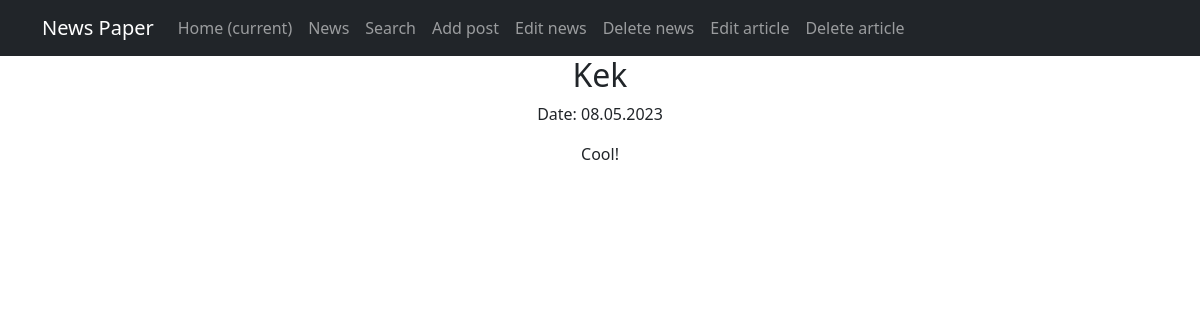
/news/33/, run on the app's committed database.
### news/models.py (models this page shows, shortened)
class Post(models.Model):
    news = "N"
    article = "A"
    KIND_OF_POST = [
        (news, 'новость'),
        (article, 'статья')
    ]
    author = models.ForeignKey(Author, on_delete=models.CASCADE, related_name='posts')
    kind = models.CharField(max_length=1, choices=KIND_OF_POST)
    add_time = models.DateTimeField(auto_now_add=True)
    category = models.ManyToManyField(Category, "PostCategory")
    title = models.CharField(max_length=255)
    content = models.TextField()
    content_rating = models.IntegerField(default=0)
    comments = models.ManyToManyField('Comment', related_name='post_comments')

### news/views.py (the view)
# urls.py: path('<int:pk>/', NewsDetailView.as_view(), name='news_detail'),
class NewsDetailView(DetailView):
    model = Post
    template_name = 'news_detail.html'
    context_object_name = 'post'

### templates/news_detail.html
{% extends 'flatpages/default.html' %}
{% block content %}
    <h2>{{ post.title }}</h2>
    <p>Date: {{ post.add_time|date:"d.m.Y" }}</p>
    <p>{{ post.content }}</p>
{% endblock %}

### data on the page
Post: title "Kek", add_time "08.05.2023", content "Cool!"
